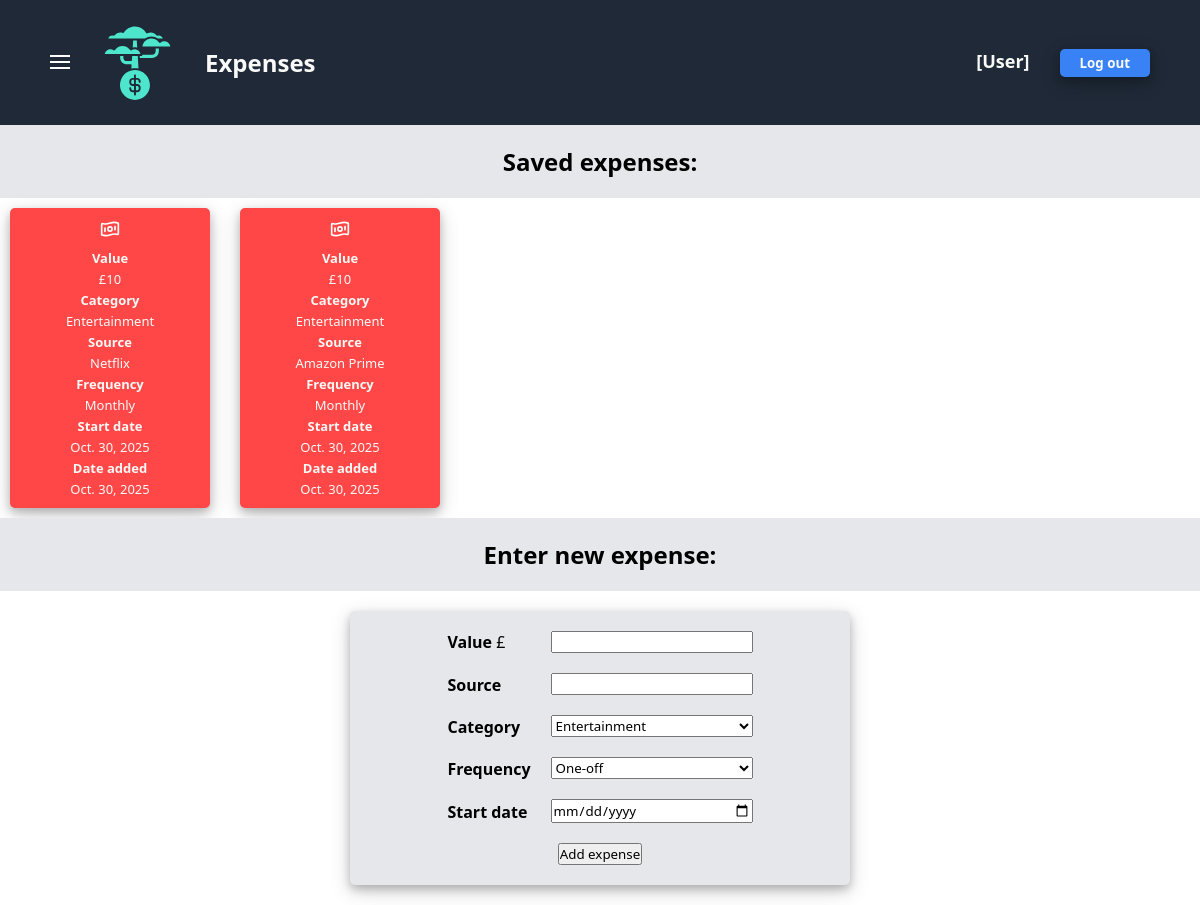
Page /finance/expenses/ on the earlier database version.
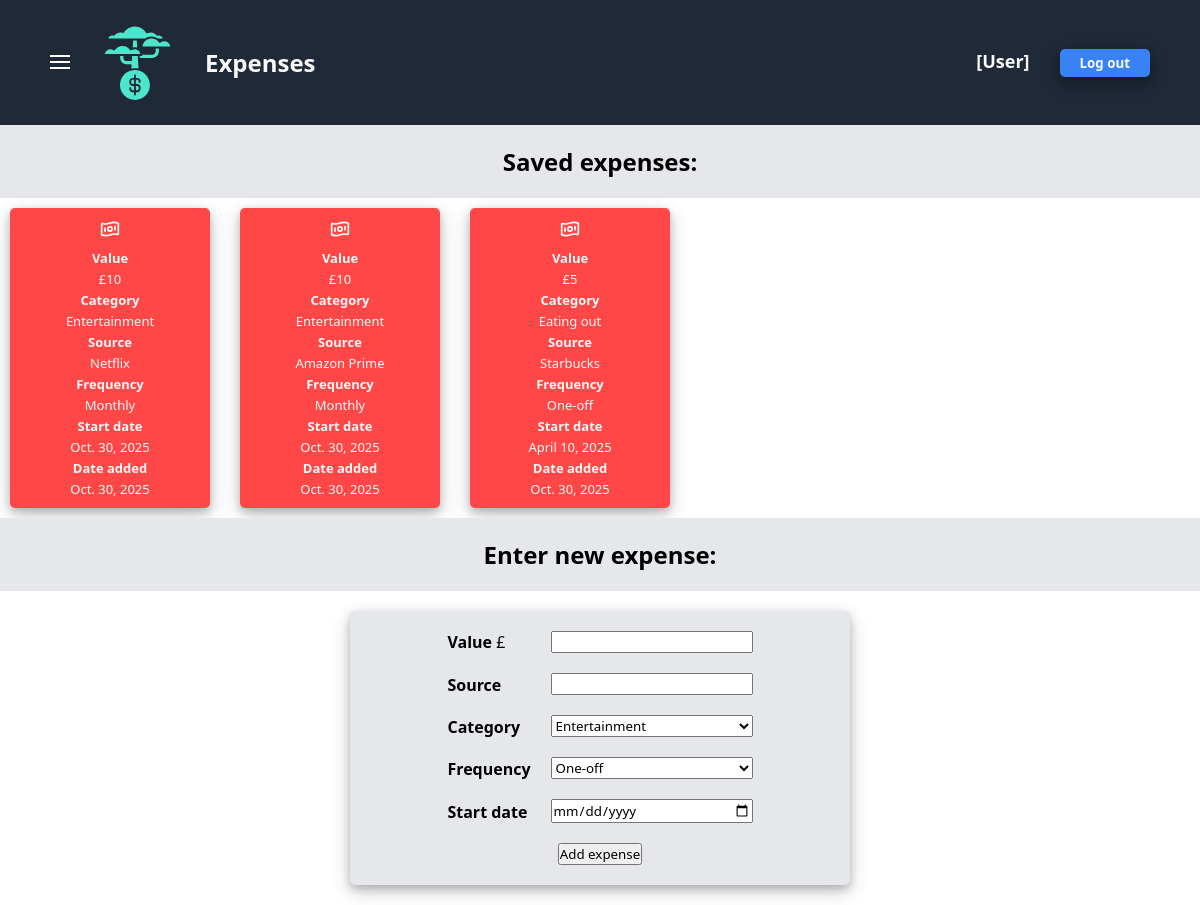
Same page on the later database version.
### finance/models.py (models this page shows)
class FinancialObject(models.Model):
    user = models.ForeignKey(User, on_delete=models.CASCADE) # A single user can have many instances of income/expenses/budgets
    value = models.IntegerField(default=0)
    startDate = models.DateField(default=datetime.date.today)
    addDate = models.DateField(default=datetime.date.today)
    class Meta:
        abstract = True # Makes the "FinancialObject" class an Abstract Base Class (ABC)

class Expense(FinancialObject):
    source = models.CharField(default="N/A", max_length=200)
    category = models.CharField(default="Entertainment", max_length=200)
    frequency = models.CharField(default="Monthly", max_length=200)

### finance/views.py (the view)
# urls.py: path("expenses/", views.expenses, name="expenses"),
def expenses(request):
    message = request.GET.get("message", "")
    expenses = Expense.objects.all()
    return render(
        request,
        "finance/expenses.html",
        {
            "expenses": expenses,
            "message": message
        }
    )

### finance/templates/finance/expenses.html (shortened to what this page needs)
{% extends "finance/finance-base.html" %}
{% block header-title %}Expenses{% endblock %}
{% block finance_extra_css %}
    {% load static %}
    <link rel="stylesheet" href="{% static 'finance/expenses-style.css' %}">
{% endblock %}
{% block saved-label %}Saved expenses:{% endblock %}
{% block presence-check-and-list %}
    {% if expenses %}
        {% for i in expenses %}
            <li class="card">
                <div class="card-icon">
                </div>
                <div class="card-info">
                    <div><strong>Value</strong></div><div>£{{ i.value }}</div>
                    <div><strong>Category</strong></div><div>{{ i.category }}</div>
                    <div><strong>Source</strong></div><div>{{ i.source }}</div>
                    <div><strong>Frequency</strong></div><div>{{ i.frequency }}</div>
                    <div><strong>Start date</strong></div><div>{{ i.startDate }}</div>
                    <div><strong>Date added</strong></div><div>{{ i.addDate }}</div>
                </div>
            </li>
        {% endfor %}
    {% else %}
        <li>No expenses added yet.</li>
    {% endif %}
{% endblock %}
{% block enter-label %}Enter new expense:{% endblock %}
{% block form %}
    <form action="{% url 'finance:addExpense' %}" method="post" class="form">
        <div class="form-components">
            <div class="form-labels-and-answers">
                <div class="form-labels">
                    <label for="value"><strong>Value</strong>    £</label>
                    <label for="source"><strong>Source</strong></label>
                    <label for="category"><strong>Category</strong></label>
                    <div><strong>Frequency</strong></div>
                    <label for="startDate"><strong>Start date</strong></label>
                </div>
                <div class="form-answers">
                    <input type="text" id="value" name="value">
                    <input type="text" id="source" name="source">
                    <select id="category" name="category">
                        <option value="Entertainment">Entertainment</option>
                    </select>
                    <select id="frequency" name="frequency">
                        <option value="One-off">One-off</option>
                    </select>
                    <input type="date" id="startDate" name="startDate" value=date>
                </div>
            </div>
            <div class="submit">
                <input type="submit" value="Add expense">
            </div>
        </div>
    </form>
{% endblock %}

Differences in the rows shown:
added Expense: value "5", category "Eating out", source "Starbucks", frequency "One-off", startDate "April 10, 2025", addDate "Oct. 30, 2025"
